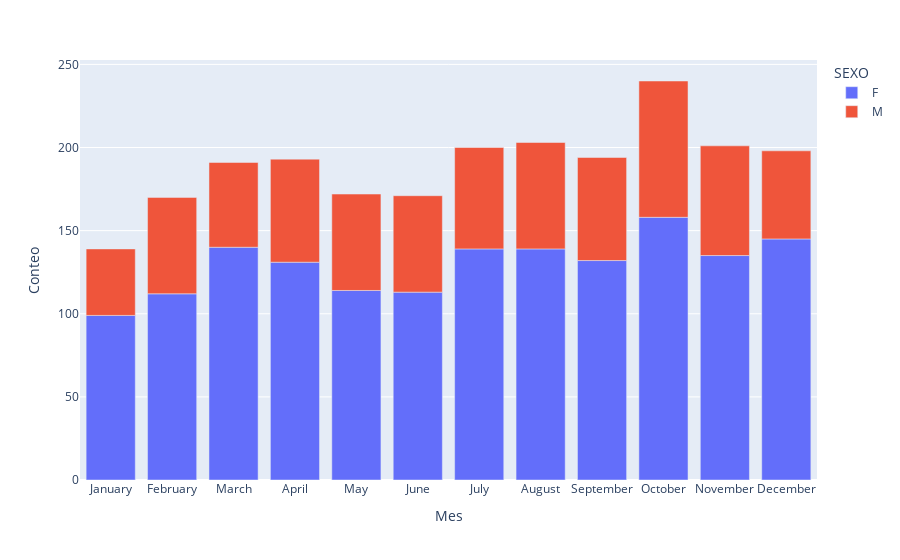

The notebook cell this image was saved under:
### Code cell
# Agrupar por Mes y Sexo y contar los registros
df_grouped = df.groupby(['Mes', 'SEXO']).size().reset_index(name='Conteo')

# Ordenar los meses cronológicamente
meses_ordenados = ['January', 'February', 'March', 'April', 'May', 'June', 'July', 'August', 'September', 'October', 'November', 'December']
df_grouped['Mes'] = pd.Categorical(df_grouped['Mes'], categories=meses_ordenados, ordered=True)
df_grouped = df_grouped.sort_values('Mes')

# Crear el gráfico de líneas
fig = px.bar(df_grouped, x='Mes', y='Conteo', color='SEXO', title='')

# Mostrar el gráfico

fig.show()

### Figure 1 — Plotly figure (JSON) as saved in the notebook; plotly's stock layout.template omitted (floating-point values rounded to 4 significant figures)
{"data": [{"alignmentgroup": "True", "hovertemplate": "SEXO=F<br>Mes=%{x}<br>Conteo=%{y}<extra></extra>", "legendgroup": "F", "marker": {"color": "#636efa", "pattern": {"shape": ""}}, "name": "F", "offsetgroup": "F", "orientation": "v", "showlegend": true, "textposition": "auto", "type": "bar", "x": ["January", "February", "March", "April", "May", "June", "July", "August", "September", "October", "November", "December"], "xaxis": "x", "y": [99, 112, 140, 131, 114, 113, 139, 139, 132, 158, 135, 145], "yaxis": "y"}, {"alignmentgroup": "True", "hovertemplate": "SEXO=M<br>Mes=%{x}<br>Conteo=%{y}<extra></extra>", "legendgroup": "M", "marker": {"color": "#EF553B", "pattern": {"shape": ""}}, "name": "M", "offsetgroup": "M", "orientation": "v", "showlegend": true, "textposition": "auto", "type": "bar", "x": ["January", "February", "March", "April", "May", "June", "July", "August", "September", "October", "November", "December"], "xaxis": "x", "y": [40, 58, 51, 62, 58, 58, 61, 64, 62, 82, 66, 53], "yaxis": "y"}], "layout": {"autosize": true, "barmode": "relative", "legend": {"title": {"text": "SEXO"}, "tracegroupgap": 0}, "margin": {"t": 60}, "xaxis": {"anchor": "y", "autorange": true, "domain": [0, 1], "range": [-0.5, 11.5], "title": {"text": "Mes"}, "type": "category"}, "yaxis": {"anchor": "x", "autorange": true, "domain": [0, 1], "range": [0, 252.6], "title": {"text": "Conteo"}, "type": "linear"}}}
